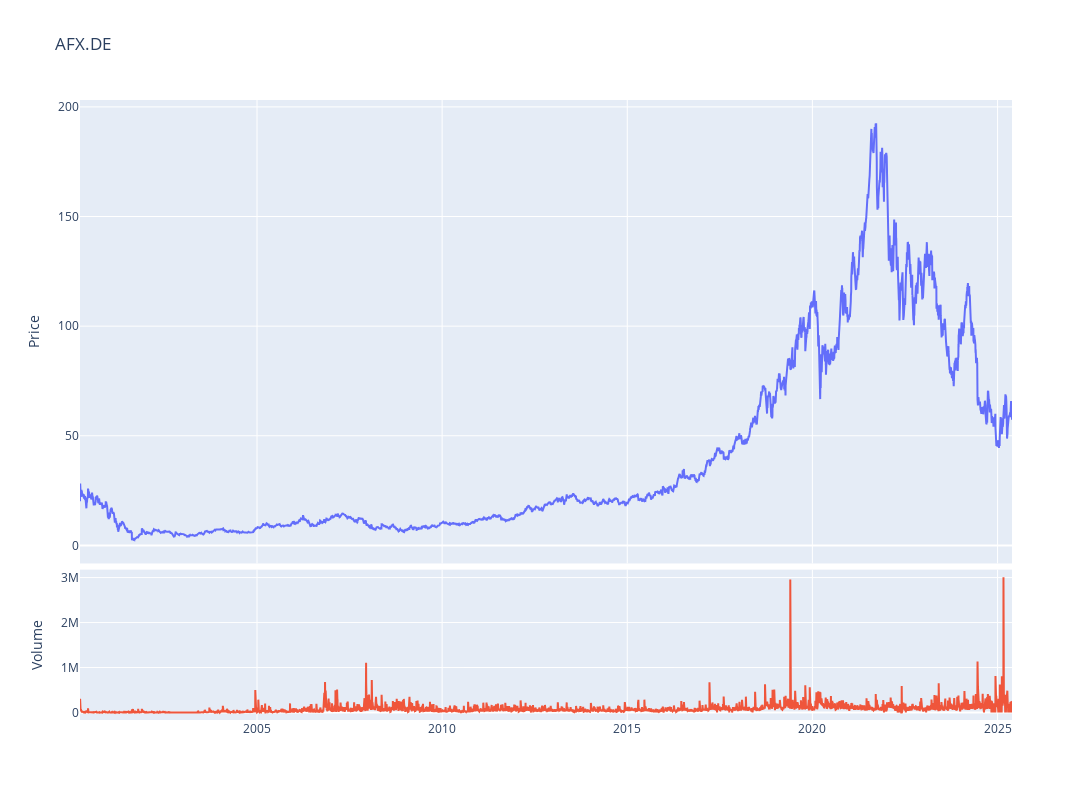

The code cell stored with this chart in its notebook:
### Code cell
fig = make_subplots(rows=4, cols=1,shared_xaxes=True,vertical_spacing=0.01,specs=[[{'rowspan':3,'colspan':1}],[None],[None],[{'rowspan':1,'colspan':1}]])

# Graph (1,1)
fig.add_trace(go.Scatter(x=stock_ticker.index,y=stock_ticker['Adj Close'],mode="lines",name=f"{ticker}"),row=1, col=1)
# Update xaxis properties
fig.update_yaxes(title_text="Price", row=1, col=1)

# Graph (4,1)
fig.add_trace(go.Scatter(x=stock_ticker.index,y=stock_ticker['Volume'],mode="lines",name='Volume'),row=4, col=1)
fig.update_yaxes(title_text="Volume", row=4, col=1)

fig.update_layout(height=800, width=1300,showlegend=False,title=f"{ticker}")

fig.show()

### Figure 1 — Plotly figure (JSON) as saved in the notebook; plotly's stock layout.template omitted (floating-point values rounded to 4 significant figures; data arrays with more than 128 entries replaced by an {"elided": "..."} marker saying what was removed)
{"data": [{"mode": "lines", "name": "AFX.DE", "type": "scatter", "x": {"elided": "6433 str values"}, "xaxis": "x", "y": {"elided": "6433 float values"}, "yaxis": "y"}, {"mode": "lines", "name": "Volume", "type": "scatter", "x": {"elided": "6433 str values"}, "xaxis": "x2", "y": {"elided": "6433 int values"}, "yaxis": "y2"}], "layout": {"height": 800, "showlegend": false, "title": {"text": "AFX.DE"}, "width": 1300, "xaxis": {"anchor": "y", "domain": [0, 1], "matches": "x2", "showticklabels": false}, "xaxis2": {"anchor": "y2", "domain": [0, 1]}, "yaxis": {"anchor": "x", "domain": [0.2525, 1], "title": {"text": "Price"}}, "yaxis2": {"anchor": "x2", "domain": [0, 0.2425], "title": {"text": "Volume"}}}}
